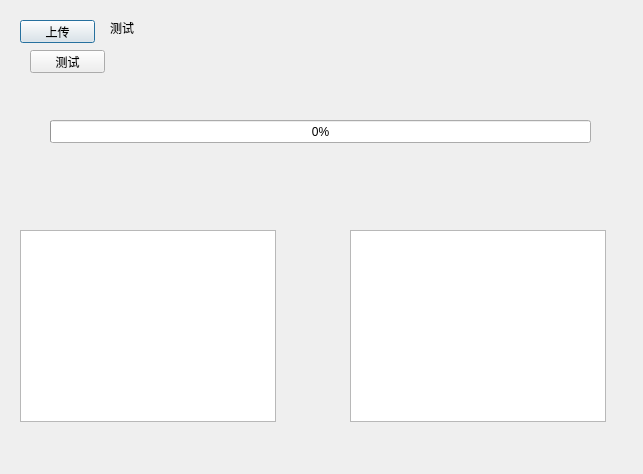
<?xml version="1.0" encoding="UTF-8"?>
<ui version="4.0">
 <class>AlbumManageDialog</class>
 <widget class="QDialog" name="AlbumManageDialog">
  <property name="geometry">
   <rect>
    <x>0</x>
    <y>0</y>
    <width>643</width>
    <height>474</height>
   </rect>
  </property>
  <property name="windowTitle">
   <string>Dialog</string>
  </property>
  <widget class="QPushButton" name="operatePushButton">
   <property name="geometry">
    <rect>
     <x>20</x>
     <y>20</y>
     <width>75</width>
     <height>23</height>
    </rect>
   </property>
   <property name="text">
    <string>上传</string>
   </property>
  </widget>
  <widget class="QLabel" name="label">
   <property name="geometry">
    <rect>
     <x>110</x>
     <y>20</y>
     <width>171</width>
     <height>16</height>
    </rect>
   </property>
   <property name="text">
    <string>测试</string>
   </property>
  </widget>
  <widget class="QTableView" name="tableView">
   <property name="geometry">
    <rect>
     <x>20</x>
     <y>230</y>
     <width>256</width>
     <height>192</height>
    </rect>
   </property>
  </widget>
  <widget class="QListView" name="listView">
   <property name="geometry">
    <rect>
     <x>350</x>
     <y>230</y>
     <width>256</width>
     <height>192</height>
    </rect>
   </property>
  </widget>
  <widget class="QProgressBar" name="progressBar">
   <property name="geometry">
    <rect>
     <x>50</x>
     <y>120</y>
     <width>541</width>
     <height>23</height>
    </rect>
   </property>
   <property name="value">
    <number>0</number>
   </property>
  </widget>
  <widget class="QPushButton" name="testPushButton">
   <property name="geometry">
    <rect>
     <x>30</x>
     <y>50</y>
     <width>75</width>
     <height>23</height>
    </rect>
   </property>
   <property name="text">
    <string>测试</string>
   </property>
  </widget>
 </widget>
 <resources/>
 <connections/>
</ui>
